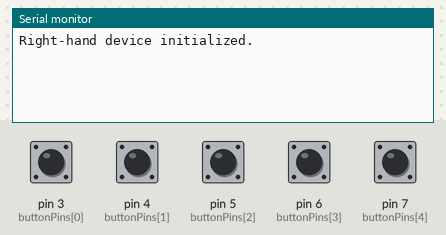
Simulated run of this sketch. Board: Arduino Uno, built with avr-gcc and run on an emulated ATmega328P. Parts: the last lines printed to the serial monitor. Inputs (shaded band) come from the test bench; at power-on: pin 3 (buttonPins[0]), pin 4 (buttonPins[1]), pin 5 (buttonPins[2]), pin 6 (buttonPins[3]), pin 7 (buttonPins[4]) HIGH.

Above: at 1.2 s.
1.3 s: pin 3 (buttonPins[0]) pulled LOW for 0.15 s
At 2.5 s:
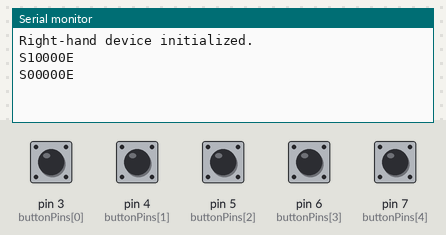
2.9 s: pin 4 (buttonPins[1]) pulled LOW for 0.15 s
At 4.2 s:
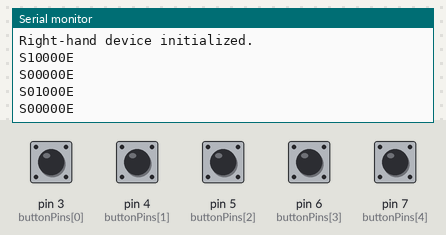
4.5 s: pin 5 (buttonPins[2]) pulled LOW for 0.15 s
At 5.8 s:
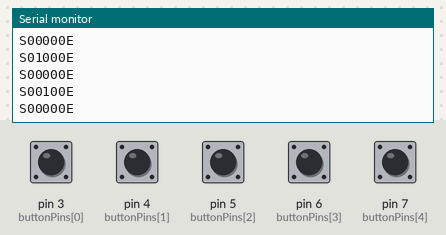
6.1 s: pin 6 (buttonPins[3]) pulled LOW for 0.15 s
At 7.3 s:
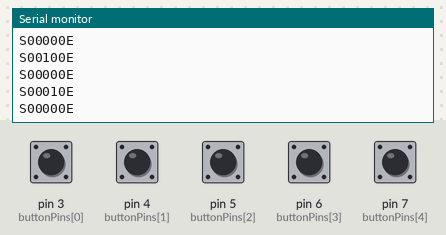
7.7 s: pin 7 (buttonPins[4]) pulled LOW for 0.15 s
At 9.1 s:
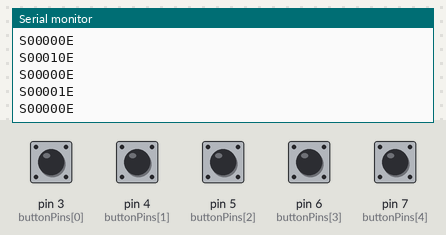
Timing chart, 0 to 10.3 s (numbered marks = the images above; inputs shaded):
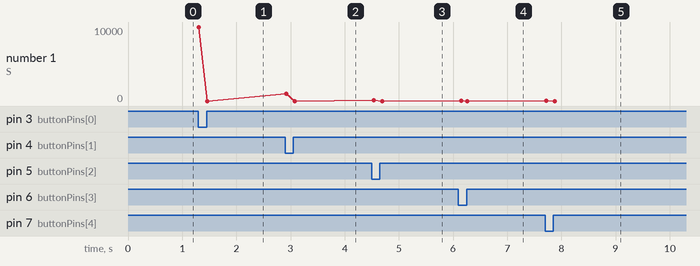

The sketch:

Type_It_Right_Hand_Master.ino
```cpp
#include <SoftwareSerial.h>

// Define pins for buttons
const int buttonPins[5] = {3, 4, 5, 6, 7};

// Variables to store button states
int buttonStates[5];
int prevButtonStates[5];

// SoftwareSerial pins for HC-05 Bluetooth module
SoftwareSerial BTSerial(10, 11); // TX, RX

void setup() {
  // Initialize Serial Monitor (optional for debugging)
  Serial.begin(9600);

  // Initialize SoftwareSerial for HC-05 communication
  BTSerial.begin(9600); // Ensure this matches the HC-05's baud rate

  // Initialize button pins with INPUT_PULLUP
  for (int i = 0; i < 5; i++) {
    pinMode(buttonPins[i], INPUT_PULLUP);
    buttonStates[i] = digitalRead(buttonPins[i]);
    prevButtonStates[i] = buttonStates[i];
  }

  Serial.println("Right-hand device initialized.");
}

void loop() {
  // Read current button states
  for (int i = 0; i < 5; i++) {
    buttonStates[i] = digitalRead(buttonPins[i]);
  }

  // Check if any button state has changed
  bool stateChanged = false;
  for (int i = 0; i < 5; i++) {
    if (buttonStates[i] != prevButtonStates[i]) {
      stateChanged = true;
      break;
    }
  }

  // If state has changed, send data
  if (stateChanged) {
    sendButtonStates();
    // Update previous states
    for (int i = 0; i < 5; i++) {
      prevButtonStates[i] = buttonStates[i];
    }
  }

  // Small delay to debounce buttons
  delay(50);
}

void sendButtonStates() {
  // Create an array to hold the ASCII codes
  char dataToSend[7];

  // Start bit
  dataToSend[0] = 'S'; // ASCII code 83

  // Button states
  for (int i = 0; i < 5; i++) {
    if (buttonStates[i] == LOW) {
      // Button is pressed (since using INPUT_PULLUP, LOW means pressed)
      dataToSend[i + 1] = '1'; // ASCII code 49
    } else {
      // Button is not pressed
      dataToSend[i + 1] = '0'; // ASCII code 48
    }
  }

  // Stop bit
  dataToSend[6] = 'E'; // ASCII code 69

  // Send the data via Bluetooth
  for (int i = 0; i < 7; i++) {
    BTSerial.write(dataToSend[i]);
    // Optional: For debugging, print to Serial Monitor
    Serial.print(dataToSend[i]);
  }
  Serial.println(); // New line for readability
}
```

Measured:
- after the input at 1.3 s, the serial monitor: prints a new line at once (image 1)
- after the input at 2.9 s, the serial monitor: prints a new line at once (image 2)
- after the input at 4.5 s, the serial monitor: prints a new line at once (image 3)
- after the input at 6.1 s, the serial monitor: prints a new line after 0.05 s (image 4)
- after the input at 7.7 s, the serial monitor: prints a new line at once (image 5)
